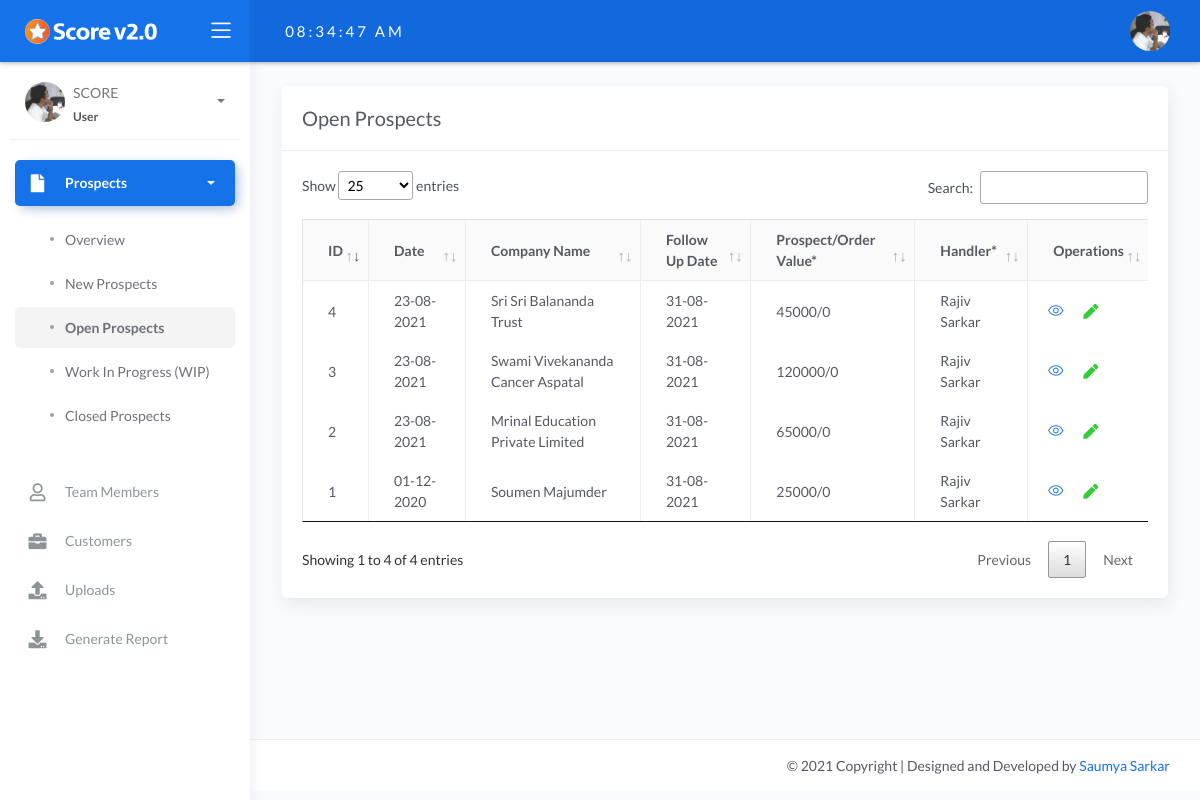
The page /user/open.php (signed in) on the database its author committed.
### tables this page shows
CREATE TABLE `users` (
  `user_id` int(11) NOT NULL,
  `code` varchar(191) NOT NULL,
  `branch` int(11) NOT NULL,
  `name` varchar(191) NOT NULL,
  `designation_id` int(11) NOT NULL,
  `head` varchar(191) NOT NULL,
  `phone` varchar(191) NOT NULL,
  `email` varchar(255) NOT NULL,
  `password` varchar(191) NOT NULL,
  `city` varchar(191) NOT NULL,
  `create_date` varchar(191) NOT NULL,
  `status` varchar(191) NOT NULL,
  `logoname` varchar(255) NOT NULL,
  `unknown` varchar(255) NOT NULL
);

CREATE TABLE `prospects` (
  `prospect_id` int(11) NOT NULL,
  `company_id` int(11) NOT NULL,
  `user_id` int(11) NOT NULL,
  `status` varchar(191) NOT NULL,
  `requirement` varchar(191) NOT NULL,
  `prospect_value` varchar(191) NOT NULL,
  `order_value` varchar(191) NOT NULL,
  `followup_date` varchar(191) NOT NULL,
  `closing_date` varchar(191) NOT NULL,
  `date` varchar(191) NOT NULL,
  `date2` varchar(191) NOT NULL
);

CREATE TABLE `companies` (
  `company_id` int(11) NOT NULL,
  `user_id` int(11) NOT NULL,
  `company_name` varchar(191) NOT NULL,
  `type` varchar(191) NOT NULL,
  `gstn` varchar(191) NOT NULL,
  `address` varchar(255) NOT NULL,
  `city` varchar(191) NOT NULL,
  `state` varchar(191) NOT NULL,
  `pin` varchar(191) NOT NULL,
  `country` varchar(191) NOT NULL,
  `phone` varchar(191) NOT NULL,
  `whatsapp` varchar(191) NOT NULL,
  `email` varchar(191) NOT NULL,
  `alt_email` varchar(191) NOT NULL,
  `website` varchar(255) NOT NULL,
  `contact_1` varchar(191) NOT NULL,
  `designation_1` varchar(191) NOT NULL,
  `phone_1` varchar(191) NOT NULL,
  `whatsapp_1` varchar(255) NOT NULL,
  `email_1` varchar(191) NOT NULL,
  `contact_2` varchar(191) NOT NULL,
  `designation_2` varchar(191) NOT NULL,
  `phone_2` varchar(191) NOT NULL,
  `whatsapp_2` varchar(191) NOT NULL,
  `email_2` varchar(191) NOT NULL
);

### user/open.php (the view, shortened to what this page needs)
<?php
include 'db.php';
include 'includes/header.php';
include 'includes/navbar.php';
?>
       	<div class="main-panel">
			<div class="content">
				<div class="page-inner">
					<div class="row">
						<div class="col-md-12">
							<div class="card">
								<div class="card-header">
									<div class="card-title">Open Prospects</div>
								</div>
								<div class="card-body">
									<div class="table-responsive">
										<table align="left" id="example" class="table table-bordered table-hover" >
																 <thead bgcolor="#FAFAFA">
                                    <tr>
                                              <th style="font-weight:bolder;">ID</th>
                                            <th style="font-weight:bolder;">Date</th>
                                            <th style="font-weight:bolder;">Company Name</th>
                                                 <th style="font-weight:bolder;">Follow Up Date</th>
                                            <th style="font-weight:bolder;">Prospect/Order Value*</th>
                                            <th style="font-weight:bolder;">Handler*</th>
                                            <th style="font-weight:bolder;">Operations</th>
                                    </tr>
                                    </thead>
                                <?php
                                 $sql= mysqli_query($con, "SELECT * FROM users WHERE email='$username'");
                                 $row_1 = mysqli_fetch_assoc($sql);
                                 $x = $row_1['user_id'];
                                 $arr=array($x);
                                 $name = $row_1['user_id'];
                                 $sql_1 = mysqli_query($con, "SELECT * FROM users WHERE head='$name'");
                                 while($row_2=mysqli_fetch_assoc($sql_1)){
                                    array_push($arr, $row_2['user_id']);
                                }
                                $array = implode(", ",$arr);
                                $open = "Open";
                                $query= mysqli_query($con, "SELECT * FROM prospects WHERE user_id IN ($array) AND status = '$open'");
                                if (mysqli_num_rows($query)!=0){
                                while($row=mysqli_fetch_assoc($query)){
                                   $company_id= $row['company_id'];
                                    $query_a= mysqli_query($con, "SELECT * FROM companies WHERE company_id='$company_id'");
                                  $row_a=mysqli_fetch_assoc($query_a);
                                ?>
                                <tr>
                                     <td><?php echo $row['prospect_id']; ?></td>
                                    <td><?php echo $row['date']; ?></td>
                                    <td><?php echo $row_a['company_name']; ?></td>
                                       <?php
                                    $date=date('Y-m-d');
                                    $date1 = DateTime::createFromFormat("d-m-Y", $row['followup_date']);
$y= $date1->format("Y");
$m= $date1->format("m");
$d= $date1->format("d");
$date2="".$y."-".$m."-".$d."";
                                     if ($date >= $date2){
                                     ?>
                                     <td  style="color:red; font-weight:bold;"><?php echo $row['followup_date'];?></td>
                                    <?php
                                     } else {
                                     ?>
                                      <td><?php echo $row['followup_date']; ?></td>
                                     <?php
                                     }
                                     ?>
                                    <td data-toggle="tooltip" data-placement="bottom" title="<?php $n=rtrim($row['requirement'], ", "); echo $n; ?>"><?php echo $row['prospect_value']; ?><?php echo "/".$row['order_value'].""; ?></td>
                                    <?php
                                      $id=$row['user_id'];
                                     $query_x= mysqli_query($con, "SELECT * FROM users WHERE user_id='$id'");
                                     $row_x=mysqli_fetch_assoc($query_x);
                                     $id1=$row_x['designation_id'];
                                     $query_j= mysqli_query($con, "SELECT * FROM designation WHERE designation_id='$id1'");
                                     $row_j=mysqli_fetch_assoc($query_j);
                                    $id1=$row_x['head'];
                                     $query_n= mysqli_query($con, "SELECT * FROM users WHERE user_id='$id1'");
                                     $row_n=mysqli_fetch_assoc($query_n);
                                     ?>
                                    <td data-toggle="tooltip" data-placement="bottom" title="Designation: <?php echo $row_j['name']; ?>, Email: <?php echo $row_x['email']; ?>, Under: <?php echo $row_n['name']; ?>  ">
  <?php echo $row_x['name']; ?></td>
                                    <td>
              <div class="row">
                                    <form action="view.php" method="post">
                    <button style="padding: 5px 10px 5px 10px;" type="submit" name="view_btn" class="btn btn-link btn-primary btn-lg"><i class="icon-eye"></i></button>
                </form>
                   <form action="prospectedit.php" method="post">
                    <button style="padding: 5px 10px 5px 10px;" type="submit" name="view_btn" class="btn btn-link btn-success btn-lg"><i class="fas fa-pen"></i></button>
                </form>
                   </div>
            </td>
                                </tr>
                                <?php
                                   }
                                } else {
                                    echo "No Result Found!";
                                }
                                ?>
                                </table>
                                </div>
                            </div>
                            </div>
</div>
                            </div>
                    </div>
                            </div>
<?php
include 'includes/footer.php';
?>

### user/includes/header.php (shortened to what this page needs)
<!DOCTYPE html>
<html lang="en">
<head>
	<link rel="stylesheet" href="./assets/css/bootstrap.min.css">
	<link rel="stylesheet" href="./assets/css/datatables.min.css">
	<link rel="stylesheet" href="./assets/css/atlantis.min.css">
	<link rel="stylesheet" href="./assets/css/demo.css">
	 <link rel="stylesheet" href="https://code.jquery.com/ui/1.12.1/themes/base/jquery-ui.css">
</head>
<body>
	<div class="wrapper">
		<div class="main-header">
			<div class="logo-header" data-background-color="blue">
				<a href="#" class="logo">
					<img src="./assets/img/score-console-logo.png" alt="navbar brand" class="navbar-brand">
				</a>
				<div class="nav-toggle">
					<button class="btn btn-toggle toggle-sidebar">
						<i class="icon-menu"></i>
					</button>
				</div>
			</div>
			<nav class="navbar navbar-header navbar-expand-lg" data-background-color="blue2">
				<div class="container-fluid">
					<div id="MyClockDisplay" align="left" class="clock" onload="showTime()"></div>
					<ul class="navbar-nav topbar-nav ml-md-auto align-items-center">
							<?php
											$username=$_SESSION['username'];
											$sql = mysqli_query($con, "SELECT * FROM users WHERE email='$username'");
											$row=mysqli_fetch_assoc($sql);
											?>
						<li class="nav-item dropdown hidden-caret">
							<a class="dropdown-toggle profile-pic" data-toggle="dropdown" href="#" aria-expanded="false">
								<div class="avatar-sm">
									 <img src="<?php $image_src2 = $row['logoname']; echo "../admin/upload/".$image_src2.""; ?> " class="avatar-img rounded-circle" alt="...">
								</div>
							</a>
						</li>
					</ul>
				</div>
			</nav>
		</div>

### user/includes/navbar.php (shortened to what this page needs)
  <div class="sidebar sidebar-style-2">
	<div class="sidebar-wrapper scrollbar scrollbar-inner">
		<div class="sidebar-content">
				<div class="user">
				<div class="avatar-sm float-left mr-2">
					 <img src="<?php $image_src2 = $row['logoname']; echo "../admin/upload/".$image_src2.""; ?> " class="avatar-img rounded-circle" alt="...">
				</div>
			<div class="info">
					<a data-toggle="collapse" href="#collapseExample" aria-expanded="true">
						<span>
							SCORE
							<span class="user-level">User</span>
							<span class="caret"></span>
						</span>
					</a>
				</div>
			</div>
			<ul class="nav nav-primary" id="nav">
				<li class="nav-item" id="prospect">
					<a data-toggle="collapse" href="#base">
						<i class="fas fa-file"></i>
						<p>Prospects</p>
						<span class="caret"></span>
					</a>
					<div class="collapse" id="base">
						<ul class="nav nav-collapse">
							<li class="p1">
								<a href="overview.php">
									<span class="sub-item">Overview</span>
								</a>
							</li>
							<li class="p2">
								<a href="unsure.php">
									<span class="sub-item">New Prospects</span>
								</a>
							</li>
							<li class="p3">
								<a href="open.php">
									<span class="sub-item">Open Prospects</span>
								</a>
							</li>
							<li class="p4">
								<a href="wip.php">
									<span class="sub-item">Work In Progress (WIP)</span>
								</a>
							</li>
							<li class="p5">
								<a href="closed.php">
									<span class="sub-item">Closed Prospects</span>
								</a>
							</li>
						</ul>
					</div>
				</li>
					<li class="nav-item" id="user" >
					<a href="users.php">
						<i class="far fa-user"></i>
						<p>Team Members</p>
					</a>
				</li>
					<li class="nav-item">
					<a href="companies.php">
						<i class="fas fa-briefcase"></i>
						<p>Customers</p>
						</a>
				</li>
					<li class="nav-item">
					<a href="report.php">
						<i class="fas fa-upload"></i>
						<p>Uploads</p>
						</a>
				</li>
				<li class="nav-item">
					<a href="generate.php">
						<i class="fas fa-download"></i>
						<p>Generate Report</p>
						</a>
				</li>
			</ul>
		</div>
	</div>
</div>

### user/includes/header.php (style rules this page uses)
.clock { position: absolute; top: 50%; left: 10%; transform: translateX(-50%) translateY(-50%); color: #fff; font-size: 15px; font-family: Lato; letter-spacing: 3px; }
button { padding:5px 10px 5px 10px; }

### rows shown on the page
users: logoname (picture)
prospects: prospect_id "1", date "01-12-2020", company.company_name "Soumen Majumder", followup_date "31-08-2021", prospect_value "25000", order_value "0", user.name "Rajiv Sarkar"
prospects: prospect_id "2", date "23-08-2021", company.company_name "Mrinal Education Private Limited", followup_date "31-08-2021", prospect_value "65000", order_value "0", user.name "Rajiv Sarkar"
prospects: prospect_id "3", date "23-08-2021", company.company_name "Swami Vivekananda Cancer Aspatal", followup_date "31-08-2021", prospect_value "120000", order_value "0", user.name "Rajiv Sarkar"
prospects: prospect_id "4", date "23-08-2021", company.company_name "Sri Sri Balananda Trust", followup_date "31-08-2021", prospect_value "45000", order_value "0", user.name "Rajiv Sarkar"
